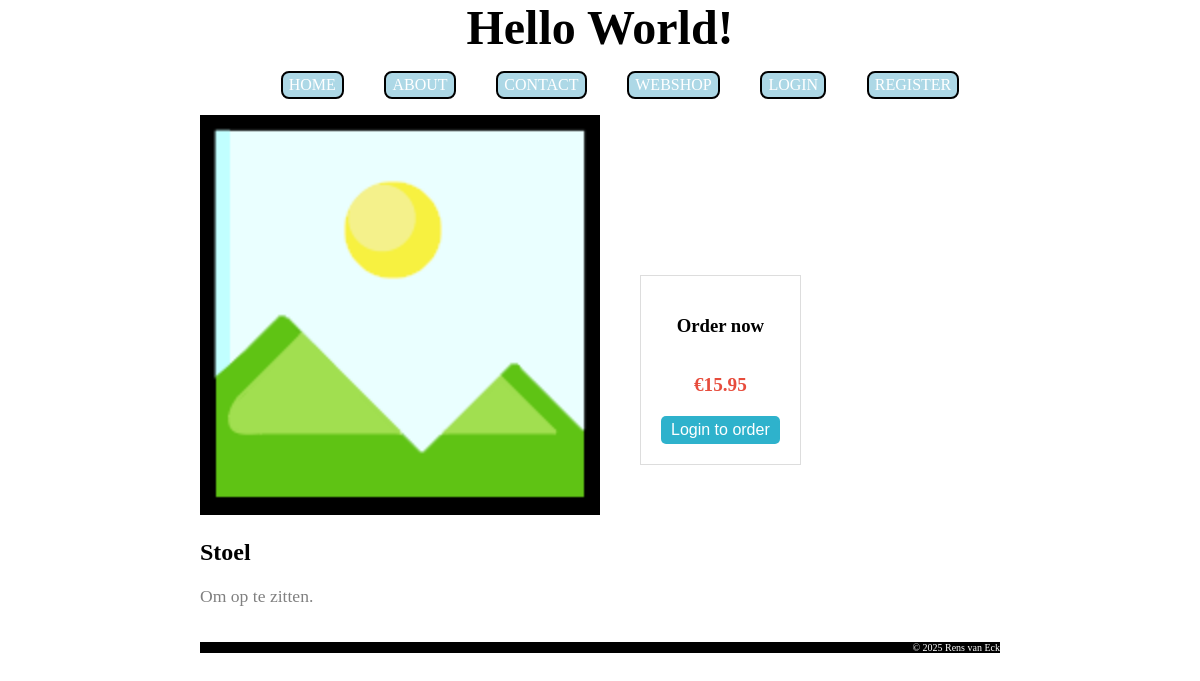
The app's page /2_php_mysql/index.php?page=product&id=1 with its own data.
### tables this page shows
CREATE TABLE `products` (
  `product_id` int(11) NOT NULL,
  `name` varchar(255) NOT NULL,
  `description` text NOT NULL,
  `price` decimal(10,2) NOT NULL,
  `image` varchar(255) NOT NULL
);

### 2_php_mysql/pages/webshop.php (the view, shortened to what this page needs)
<?php
function showItemSingle($item, $isLoggedIn) {
	echo '<div class="product_container">';
	echo '	<div class="img_highlight">';
	echo '		<img src="images/' . $item["image"] . '?v=' . filemtime('images/' . $item["image"]) . '">';
	echo '  	<h2>' . $item["name"] . '</h2>';
	echo '  	<p>' . $item["description"] . '</p>';
	echo '	</div>';
	echo '	<div class="order_card">';
	echo '		<h3>Order now</h3>';
	echo '		<p class="price">€' . number_format($item["price"], 2) . '</p>';
	if ($isLoggedIn) {
		showAddToCartBtn($item);
	} else {
		showLoginPleaseBtn();
	}
	echo '	</div>';
	echo '</div>';
}

### 2_php_mysql/stylesheets/mystyle.css (style rules this page uses)
.product_container { display: flex; gap: 40px; align-items: center; }
.order_card { display: flex; flex-direction: column; align-items: center; justify-content: center; max-width: 300px; padding: 20px; background: #fff; border: 1px solid #ddd; }
.order_card h3 { text-align: center; }
.order_card .price { font-size: 1.2em; font-weight: bold; color: #e74c3c; }
.img_highlight img { width: 400px; height: auto; flex: 1; }
.img_highlight p { color: grey; font-size: 1.1em; }

### records on screen
products: image (placeholder picture), name "Stoel", description "Om op te zitten.", price "15.95"
